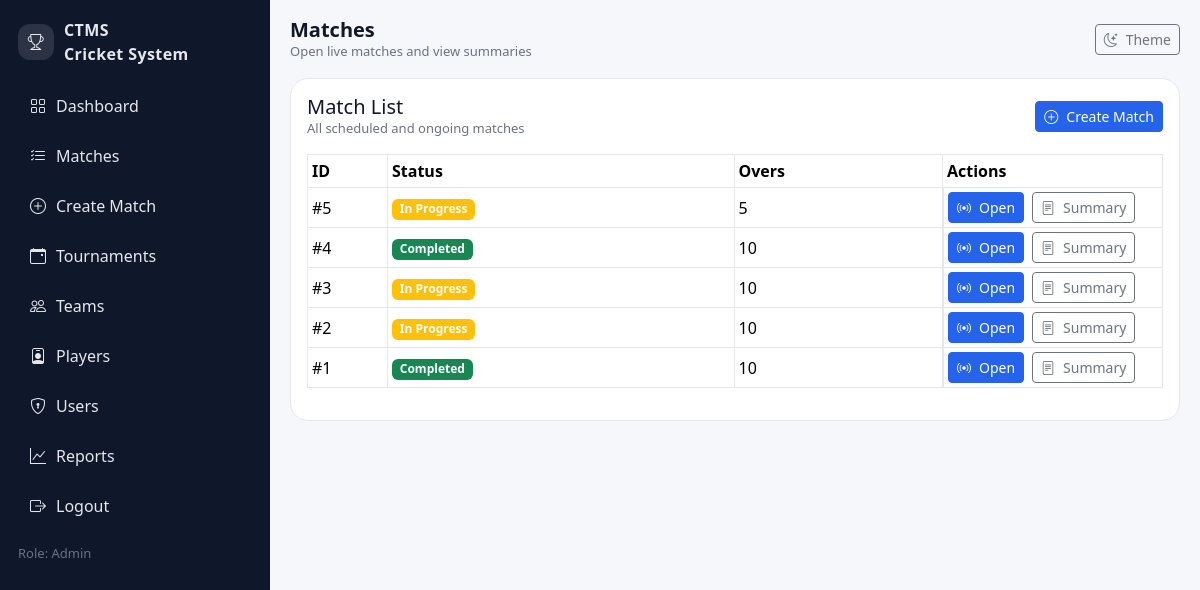
/pages/match_list.php (signed in), run on the app's committed database.
### tables this page shows
CREATE TABLE `matches` (
  `id` int(11) NOT NULL,
  `tournament_id` int(11) DEFAULT NULL,
  `team_batting` int(11) DEFAULT NULL,
  `team_bowling` int(11) DEFAULT NULL,
  `overs_limit` int(11) DEFAULT NULL,
  `status` varchar(30) DEFAULT NULL,
  `created_at` timestamp NOT NULL DEFAULT current_timestamp(),
  `winner_team_id` int(11) DEFAULT NULL,
  `win_margin` varchar(50) DEFAULT NULL,
  `batting_team_id` int(11) DEFAULT NULL,
  `bowling_team_id` int(11) DEFAULT NULL,
  `toss_winner_team_id` int(11) DEFAULT NULL,
  `wickets_limit` int(11) DEFAULT 10
);

### pages/match_list.php (the view, shortened to what this page needs)
<?php
include("../config/db.php");
include("partials/layout_top.php");
$q = $conn->query("SELECT * FROM matches ORDER BY id DESC");
?>
<div class="card-ui">
  <div class="d-flex justify-content-between align-items-center mb-3">
    <div>
      <h5 class="mb-0">Match List</h5>
      <div class="small-muted">All scheduled and ongoing matches</div>
    </div>
    <?php if($_SESSION['role_id']==1){ ?>
      <a href="create_match.php" class="btn btn-primary btn-sm icon-btn">
        <i class="bi bi-plus-circle"></i>
        Create Match
      </a>
    <?php } ?>
  </div>
  <div class="table-responsive">
    <table class="table table-bordered table-sm align-middle">
      <thead>
        <tr>
          <th style="width:80px;">ID</th>
          <th>Status</th>
          <th>Overs</th>
          <th style="width:220px;">Actions</th>
        </tr>
      </thead>
      <tbody>
        <?php while($m=$q->fetch_assoc()){ ?>
          <tr>
            <td>#<?= $m['id'] ?></td>
            <td>
              <?php
                $st = $m['status'];
                $badge = "secondary";
                if($st=="In Progress") $badge="warning";
                if($st=="Completed") $badge="success";
              ?>
              <span class="badge bg-<?= $badge ?>">
                <?= htmlspecialchars($st) ?>
              </span>
            </td>
            <td><?= (int)$m['overs_limit'] ?></td>
            <td class="d-flex gap-2">
              <a class="btn btn-primary btn-sm icon-btn"
                 href="live_match.php?match_id=<?= $m['id'] ?>">
                <i class="bi bi-broadcast"></i>
                Open
              </a>
              <a class="btn btn-outline-secondary btn-sm icon-btn"
                 href="match_summary.php?match_id=<?= $m['id'] ?>">
                <i class="bi bi-file-text"></i>
                Summary
              </a>
            </td>
          </tr>
        <?php } ?>
      </tbody>
    </table>
  </div>
</div>
<?php
include("partials/layout_bottom.php");

### assets/css/app.css (style rules this page uses)
:root { --bg: #f6f7fb; --card: #ffffff; --text: #111827; --muted: #6b7280; --border: #e5e7eb; --primary: #2563eb; --sidebar: #0f172a; --sidebarText: #e5e7eb; --sidebarMuted: #94a3b8; }
body { background: var(--bg) !important; color: var(--text) !important; }
.card-ui { background: var(--card); border: 1px solid var(--border); border-radius: 18px; padding: 16px; }
.table { color: var(--text); }
.table thead { background: transparent !important; }
.table-bordered { border-color: var(--border) !important; }
.table-bordered td, .table-bordered th { border-color: var(--border) !important; }
.btn-primary { background: var(--primary) !important; border-color: var(--primary) !important; }
.small-muted { color: var(--muted); font-size: 13px; }
.icon-btn { display:inline-flex; align-items:center; gap:8px; }

### data on the page
matches: id "5", status "In Progress", overs_limit "5"
matches: id "4", status "Completed", overs_limit "10"
matches: id "3", status "In Progress", overs_limit "10"
matches: id "2", status "In Progress", overs_limit "10"
matches: id "1", status "Completed", overs_limit "10"

### other printed values
$pageTitle "Matches"
$pageSub "Open live matches and view summaries"
